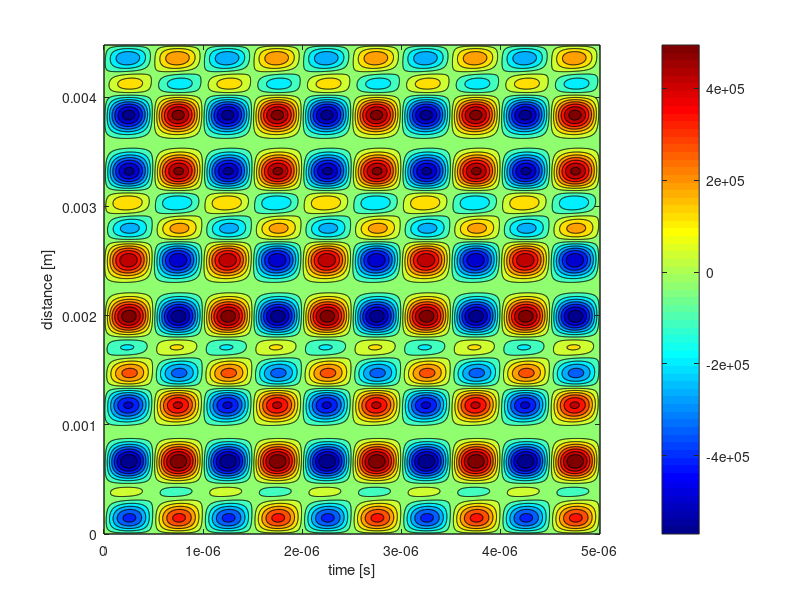

The MATLAB source for this figure: (Note: a time limit stopped this script after it produced the figure.)
 clear all; close all; clc;
x=0.0000042;

%% Initial Variables
w=2*pi*10^6;                     % System frequency in rad/s
a=2.5*10^-3;                     % Radius of the piezoelectric plate
rho=7.8*10^3;                    % Piezoelectric plate density
c_33=16.6*10^10;                 % Elastic constant of the plate
d=2*10^-3;                       % plate thickness
Z_b=x*w;                         % Acoustic impedance of the backing plate (this is a function of frequency)
d_33=265*10^-12;                 % Piezoelectric charge coefficient
s_33=14.2*10^-12;                % Elastic compliance coefficient
epsilon_0=8.854*10^-12;          % Vacuum permitivity
epsilon_33=1200*epsilon_0;       % relativity Permativity
Beta_33= epsilon_0/epsilon_33;   % the dielectric impermeability of the plate at constant strain,
c=1300;                          % compresisonal wave speed in fluid
f=w/(2*pi);                      % System Angular frequency 1/s
h_33= d_33/(s_33*epsilon_33);    % Piezoelectric stiffness constant for the plate
v_o=sqrt(c_33/rho);              % compressional wave speed from piezoelectric
k=w/v_o;                         % wave number for the peizoelectric plate
S=pi*a^2;                        % Piezoelectric surface area
C_o=S/(Beta_33*d);               % the clamped capacitance of the plate
n=h_33*C_o;                      % A given constant
S_a=S;                           % effective face area of the transducer
rho_2=857;                       % density of the fluid
Kin_Vis=32*10^-6;                % Kinematic Viscosity of the fluid (ISO VG 32)
Vis=Kin_Vis*rho_2;               % Dynamic viscosity of the fluid

Z_o=rho*v_o*S;                   % plane wave acoustic impedance of the piezoelectric plate
c_2=3230;                        %Speed of sound in steel
rho_3=7850;                      %Density of steel
R=((c*rho_2)-(c_2*rho_3))/((c*rho_2)+(c_2*rho_3)); %Reflection coefficient 
L=0.00448;                        %Lentgh of chamber

%% Matricies
TAe_matrix=[1/n n/(1i*w*C_o); -1i*w*C_o 0];          %Transducer electrical matrix
TAa_matrix=(1/(Z_b-1i*Z_o*tan(k*d/2)))*[Z_b+1i*Z_o*cot(k*d) (Z_o)^2+1i*Z_o*Z_b*cot(k*d); 1 Z_b-2*1i*Z_o*tan(k*d/2)];     %Transducer acoustic matrix

TA_matrix=TAe_matrix*TAa_matrix; %Sittig model matrix

%% equations for acoustic Impedance
Z_r=S_a*c*rho_2;         % Acoustic radiation impedance - just in case we want to put in the Ka condition later.

S_vI=1/(Z_r*TA_matrix(2,1)+TA_matrix(2,2)); %Sensitivity for vI.

Z_in=(Z_r*TA_matrix(1,1)+TA_matrix(1,2))/(Z_r*TA_matrix(2,1)+TA_matrix(2,2)); %Electrical impedance of the transducer

S_FV=Z_r*S_vI/Z_in; %Sensitivity FV

%% Graphing

t = linspace(0,10*pi/w,1000);
x = linspace(0,L,1000);
alfa = -40;
V_in = zeros(1000,1);
%F = zeros(1000,1);
%P = zeros(1000,1);
%expression = zeros(1000,1000);

%% Solving for Pressure at transducer face

V_M = 150*sin(w*t);
lambda =c/f;
F_surface = V_M * S_FV;
P_surface = F_surface/S_a;

%% Solving for Pressure field

damp_coeff =(2*Kin_Vis*w^2)/(3*c^3);
exp1 = zeros(1000,1000);

 for to = 1:1000
     for gi = 1:1000
     exp1(to,gi) = P_surface(to) * exp(1i*w*t(gi)-1i*x(to)*2*pi/lambda - damp_coeff * x(to))+exp1(to,gi)+R*P_surface(to) * exp(1i*w*t(gi)+1i*pi-1i*(-x(to))*2*pi/lambda - damp_coeff * (x(to)+L));
     end
 end




contourf(t, x, real(exp1), 14); colormap jet; colorbar;
xlabel('time [s]'); ylabel('distance [m]'); 

figure
time_vecs = linspace(0,10*pi/w,1000);

% for phil = 1:1000
meshc(t, x, real(exp1)); colormap jet; colorbar;
xlabel('time [s]'); ylabel('distance [m]'); zlabel('pressure [Pa]')

 %hold on
 %end

%% Constants for Simulink matlab code:
rho_p = 1.225; %Air density kg/m^3
r = 1*10^-3; %Bubble radius m
Vp = 4*pi/3*r^3; %Bubble volume m^3
Mp = rho_p * Vp; %Bubble mass kg

rho_l = 868; %Oil density kg/m^3
mu = 32*10^-6*rho_l; %ISO VG32 Viscosity kg/m*s
B = 6*pi*r*mu;

K_p = 1; %Compressibility factor of the particle
K_l = 1/(1.8*10^4); %Of the liquid

f_1=1-(K_p/K_l); %f_1 of the Gorkov eq.
f_2=2*(rho_p-rho_l)/(2*rho_p+rho_l); %f_2 of the Gorkov eq.


% a = zeros(10,1);
% x = zeros(11,1);
% t = linspace(0,11*2*pi/w,11)';
v = zeros(11,1);
T = 1/f;
x = 0; %5cm, intial bubble placement
v = 0;       % intital bubble velocity
t = 0;       % initial time
% a = EOM_Particle(Mp,Gorkov(c, rho_l, r, f_1, f_2,w,T,x(1),damp_coeff,P),B,v(1));

a = EOM_Particle(Mp,Gorkov(c, rho_l, r, f_1, f_2,w,T,x,damp_coeff,P_surface(2)),B,v)
t1 = 0;
t2 = T;
v= integral(@(t) (a),t1,t2,'ArrayValued',true)
v = abs(v)



% for i = 1:10
% a(i) = EOM_Particle(Mp,Gorkov(c, rho_l, r, f_1, f_2,w,T,x(i),damp_coeff,P),B,v(i));
% a_new = a(i);
% t1 = t(i);
% t2 = t(i+1);
% v(i+1) = integral(@(t) (a_new),t1,t2,'ArrayValued',true);
% v_new = v(i+1);
% x(i+1) = integral(@(t) (v_new),t1,t2,'ArrayValued',true);
% end

% figure
% plot(t,x)
% 



% %% Open Simulink Model 
% open('SimulinkModel');
% 
% 
% %% Simulation
% Simulation = sim('SimulinkModel');
